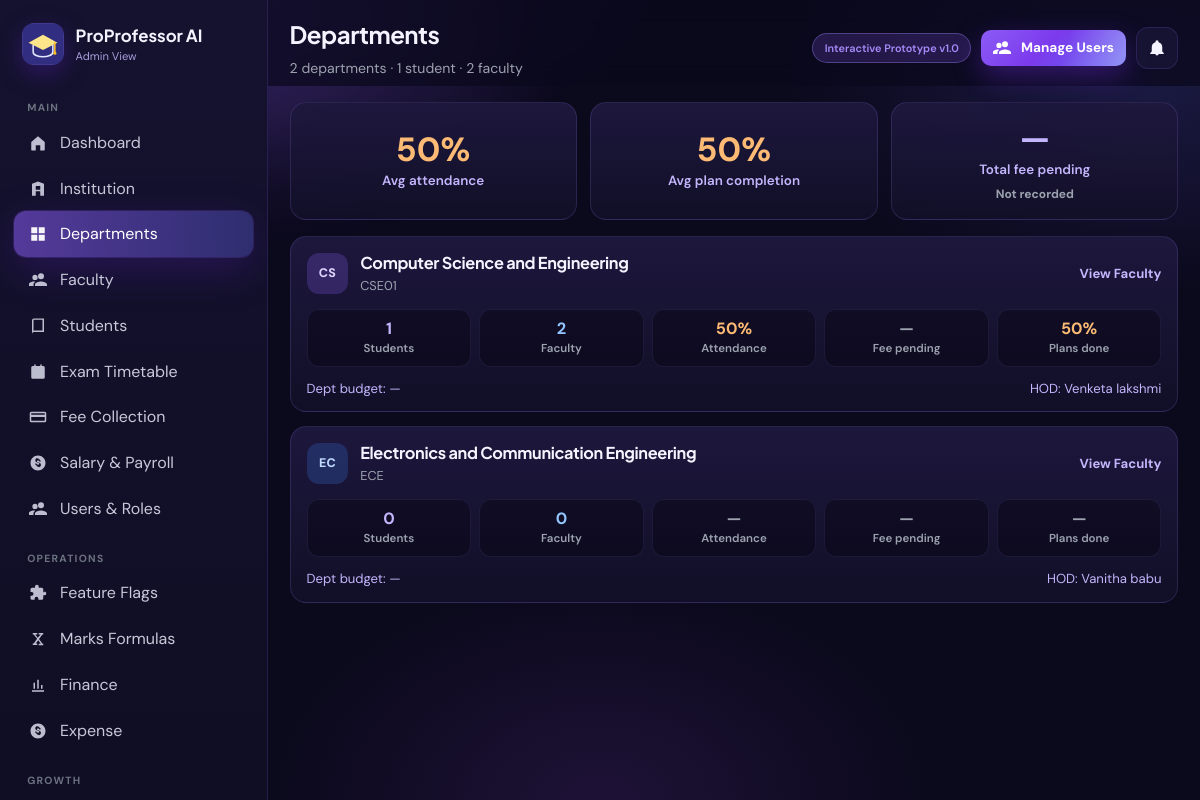
/admin/departments (signed in), run on the app's committed database.
### tables this page shows
CREATE TABLE `users` (
  `id` int(10) UNSIGNED NOT NULL,
  `institution_id` int(10) UNSIGNED NOT NULL,
  `department_id` int(10) UNSIGNED DEFAULT NULL,
  `role` enum('professor','student','hod','admin','superadmin') NOT NULL,
  `email` varchar(160) NOT NULL,
  `password_hash` varchar(255) NOT NULL,
  `full_name` varchar(160) NOT NULL,
  `employee_id` varchar(60) DEFAULT NULL,
  `qualification` varchar(120) DEFAULT NULL,
  `register_no` varchar(60) DEFAULT NULL,
  `phone` varchar(30) DEFAULT NULL,
  `avatar_url` varchar(255) DEFAULT NULL,
  `class_id` int(10) UNSIGNED DEFAULT NULL COMMENT 'For students',
  `academic_year_level` tinyint(3) UNSIGNED DEFAULT NULL COMMENT 'Student academic year 1-4',
  `semester` varchar(40) DEFAULT NULL COMMENT 'Student Odd/Even semester',
  `designation` varchar(100) DEFAULT NULL,
  `preferences` longtext DEFAULT NULL CHECK (json_valid(`preferences`)),
  `extra` longtext DEFAULT NULL COMMENT 'Expandable user attributes' CHECK (json_valid(`extra`)),
  `is_active` tinyint(1) DEFAULT 1,
  `last_login_at` datetime DEFAULT NULL,
  `created_at` timestamp NOT NULL DEFAULT current_timestamp(),
  `updated_at` timestamp NOT NULL DEFAULT current_timestamp() ON UPDATE current_timestamp()
);

CREATE TABLE `departments` (
  `id` int(10) UNSIGNED NOT NULL,
  `institution_id` int(10) UNSIGNED NOT NULL,
  `name` varchar(150) NOT NULL,
  `code` varchar(40) DEFAULT NULL,
  `hod_user_id` int(10) UNSIGNED DEFAULT NULL,
  `meta` longtext DEFAULT NULL CHECK (json_valid(`meta`)),
  `is_active` tinyint(1) DEFAULT 1,
  `created_at` timestamp NOT NULL DEFAULT current_timestamp()
);

### app/Views/admin/departments.php (the view, shortened to what the rows shown need)
<?php
$cards = $cards ?? [];
$summary = $summary ?? ['attendance' => null, 'plans' => null];
$fmtPct = static function (?float $n): string {
    if ($n === null) {
        return '—';
    }
    $text = rtrim(rtrim(number_format($n, 1, '.', ''), '0'), '.');
    return ($text === '' ? '0' : $text) . '%';
};
$fmtMoney = static function (?float $n): string {
    if ($n === null) {
        return '—';
    }
    if ($n >= 10000000) {
        return '₹' . rtrim(rtrim(number_format($n / 10000000, 1, '.', ''), '0'), '.') . 'Cr';
    }
    if ($n >= 100000) {
        return '₹' . rtrim(rtrim(number_format($n / 100000, 1, '.', ''), '0'), '.') . 'L';
    }
    return '₹' . number_format($n, 0, '.', ',');
};
$tone = static function (?float $n, float $good = 75.0): string {
    if ($n === null) {
        return 'is-muted';
    }
    if ($n >= $good) {
        return 'is-ok';
    }
    if ($n >= 50) {
        return 'is-warn';
    }
    return 'is-bad';
};
?>
<div class="adm-dept">
  <div class="adm-dept-kpis">
    <div class="adm-dept-kpi <?= e($tone($summary['attendance'])) ?>">
      <strong><?= e($fmtPct($summary['attendance'])) ?></strong>
      <span>Avg attendance</span>
    </div>
    <div class="adm-dept-kpi <?= e($tone($summary['plans'])) ?>">
      <strong><?= e($fmtPct($summary['plans'])) ?></strong>
      <span>Avg plan completion</span>
    </div>
    <div class="adm-dept-kpi is-muted">
      <strong>—</strong>
      <span>Total fee pending</span>
      <em>Not recorded</em>
    </div>
  </div>
  <?php if (!$cards): ?>
    <div class="empty">No departments are set up for this college yet.</div>
  <?php else: ?>
    <div class="adm-dept-list">
      <?php foreach ($cards as $card): ?>
        <article class="adm-dept-card">
          <header class="adm-dept-head">
            <span class="adm-dept-mark is-<?= (int)$card['tone'] ?>"><?= e((string)$card['mark']) ?></span>
            <div class="adm-dept-title">
              <h2><?= e((string)$card['name']) ?></h2>
              <p>
                <?= $card['code'] !== '' ? e((string)$card['code']) : 'Department' ?>
              </p>
            </div>
            <a class="adm-dept-link" href="<?= e(url('/admin/users?role=professor&department_id=' . (int)$card['id'])) ?>">View Faculty</a>
          </header>
          <div class="adm-dept-stats">
            <div class="adm-dept-stat is-students">
              <strong><?= (int)$card['students'] ?></strong>
              <span>Students</span>
            </div>
            <div class="adm-dept-stat is-faculty">
              <strong><?= (int)$card['faculty'] ?></strong>
              <span>Faculty</span>
            </div>
            <div class="adm-dept-stat <?= e($tone($card['attendance'])) ?>">
              <strong><?= e($fmtPct($card['attendance'])) ?></strong>
              <span>Attendance</span>
            </div>
            <div class="adm-dept-stat is-muted">
              <strong>—</strong>
              <span>Fee pending</span>
            </div>
            <div class="adm-dept-stat <?= e($tone($card['plans'])) ?>">
              <strong><?= e($fmtPct($card['plans'])) ?></strong>
              <span>Plans done</span>
            </div>
          </div>
          <footer class="adm-dept-foot">
            <span>Dept budget: <?= e($fmtMoney($card['budget'])) ?><?= $card['budget'] !== null && $card['budget_year'] !== '' ? ' · ' . e((string)$card['budget_year']) : '' ?></span>
            <span>HOD: <?= e($card['hod'] !== '' ? (string)$card['hod'] : 'Not assigned') ?></span>
          </footer>
        </article>
      <?php endforeach; ?>
    </div>
  <?php endif; ?>
</div>

### app/Core/Router.php (shortened to what the rows shown need)
<?php
final class Router
{
    private array $routes = [];
    public function add(string $method, string $pattern, $handler): void
    {
        $this->routes[] = [
            'method' => strtoupper($method),
            'pattern' => $pattern,
            'handler' => $handler,
        ];
    }
    public function dispatch(string $method, string $uri): void
    {
        $path = parse_url($uri, PHP_URL_PATH) ?: '/';
        $base = app_base_path();
        $path = '/' . trim($path, '/');
        if ($path !== '/') {
            $path = rtrim($path, '/');
        }
        foreach ($this->routes as $route) {
            if ($route['method'] !== strtoupper($method)) {
                continue;
            }
            $regex = preg_replace('#\{([a-zA-Z_]+)\}#', '(?P<$1>[^/]+)', $route['pattern']);
            $regex = '#^' . $regex . '$#';
            if (!preg_match($regex, $path, $matches)) {
                continue;
            }
            $params = array_filter(
                $matches,
                static fn($k) => !is_int($k),
                ARRAY_FILTER_USE_KEY
            );
            $this->invoke($route['handler'], $params);
            return;
        }
    }
    private function invoke($handler, array $params): void
    {
        if (is_array($handler) && is_string($handler[0])) {
            $controller = new $handler[0]();
            $method = $handler[1];
            $controller->$method(...array_values($params));
            return;
        }
    }
}

### app/Views/layouts/app.php (shortened to what the rows shown need)
<?php
$user = \Auth::user();
$role = $user['role'] ?? '';
$groups = NavService::grouped($role);
$unread = $user ? unread_notifications_count((int)$user['id']) : 0;
$title = $title ?? 'ProProfessor AI';
$active = $active ?? '';
$subtitle = $subtitle ?? '';
$notifPath = match ($role) {
    'student' => '/student/notifications',
    'hod' => '/hod/notifications',
    'admin', 'superadmin' => '/admin/notifications',
    default => '/professor/notifications',
};
$cta = match ($role) {
    'professor' => ['href' => '/professor/generate-plan', 'label' => 'Generate Course Plan', 'icon' => 'spark'],
    'hod' => ['href' => '/hod/approvals', 'label' => 'Review Approvals', 'icon' => 'check'],
    'admin', 'superadmin' => ['href' => '/admin/users', 'label' => 'Manage Users', 'icon' => 'users'],
    default => null,
};
?>
<!DOCTYPE html>
<html lang="en">
<head>
  <link rel="stylesheet" href="<?= e(asset('css/app.css')) ?>?v=<?= (int)@filemtime(dirname(__DIR__, 3) . '/assets/css/app.css') ?>">
</head>
<body class="app-body" data-effects="on">
<div class="page-glow" aria-hidden="true"></div>
<div class="app-shell">
  <aside class="sidebar" id="sidebar">
    <div class="brand">
      <img class="brand-logo" src="<?= e(asset('img/logo.svg')) ?>" width="42" height="42" alt="ProProfessor AI">
      <div>
        <div class="brand-name">ProProfessor AI</div>
        <div class="brand-sub"><?= e(NavService::roleLabel($role)) ?></div>
      </div>
    </div>
    <nav class="side-nav">
      <?php foreach ($groups as $group): ?>
        <?php
          $navItems = [];
          foreach ($group['items'] as $item) {
              $navItems[] = $item;
          }
        ?>
        <div class="nav-group">
          <div class="nav-group-label"><?= e($group['label']) ?></div>
          <?php foreach ($navItems as $item): ?>
            <a class="nav-link <?= $active === $item['key'] ? 'active' : '' ?>" href="<?= e(url($item['href'])) ?>">
              <span class="nav-ico"><?= icon($item['icon'] ?? 'spark', 'icon') ?></span>
              <span><?= e($item['label']) ?></span>
            </a>
          <?php endforeach; ?>
        </div>
      <?php endforeach; ?>
    </nav>
  </aside>
  <div class="main">
    <header class="topbar">
      <div class="topbar-title">
        <?php if (empty($dashboardHero)): ?>
          <h1><?= e($title) ?></h1>
          <?php if ($subtitle !== ''): ?><p><?= e($subtitle) ?></p><?php endif; ?>
        <?php endif; ?>
      </div>
      <div class="topbar-actions">
        <span class="proto-badge">Interactive Prototype v1.0</span>
        <?php if ($cta): ?>
          <a class="btn btn-primary btn-sm btn-shine topbar-cta" href="<?= e(url($cta['href'])) ?>"><?= icon($cta['icon']) ?> <?= e($cta['label']) ?></a>
        <?php endif; ?>
        <a class="icon-btn" href="<?= e(url($notifPath)) ?>" title="Notifications">
          <?= icon('bell') ?><?php if ($unread): ?><span class="dot"><?= (int)$unread ?></span><?php endif; ?>
        </a>
      </div>
    </header>
    <main class="content" id="pageContent">
      <?php $content(); ?>
    </main>
  </div>
</div>
</body>
</html>

### data on the page
users: role "Admin View", role "Manage Users"
users: mark "CS", department.name "Computer Science and Engineering", department.code "CSE01", students "1", faculty "2", attendance "50%", plans "50%", budget "—", full_name "Venketa lakshmi"
users: mark "EC", department.name "Electronics and Communication Engineering", department.code "ECE", students "0", faculty "0", attendance "—", plans "—", budget "—", full_name "Vanitha babu"

### other printed values
$group['label'] "MAIN"
$item['label'] "Dashboard"
$item['label'] "Institution"
$item['label'] "Departments"
$item['label'] "Faculty"
$item['label'] "Students"
$item['label'] "Exam Timetable"
$item['label'] "Fee Collection"
$item['label'] "Salary & Payroll"
$item['label'] "Users & Roles"
$group['label'] "OPERATIONS"
$item['label'] "Feature Flags"
$item['label'] "Marks Formulas"
$item['label'] "Finance"
$item['label'] "Expense"
